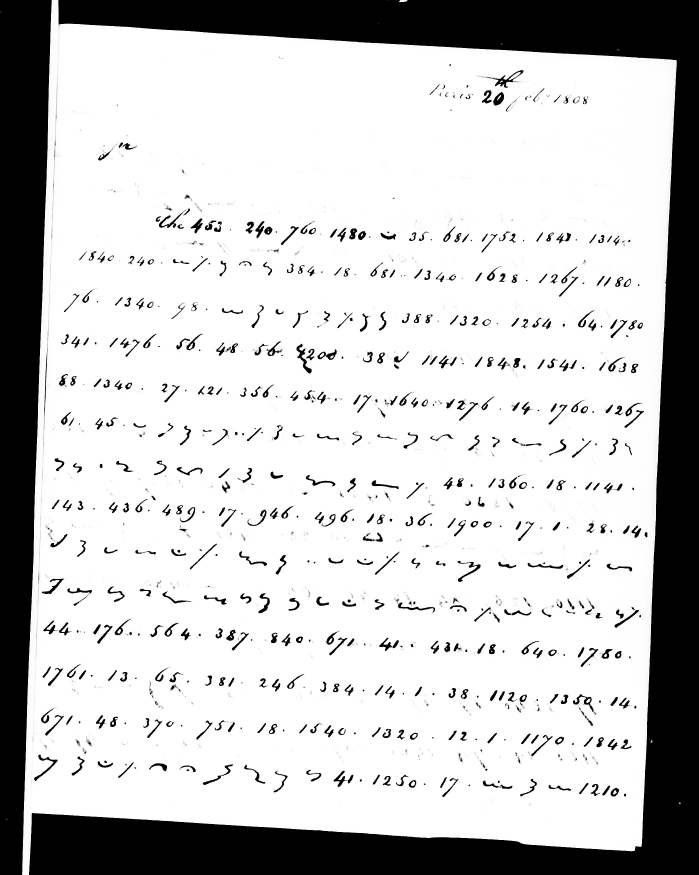
#> input picture ciphers/armstrong-madison-1808/images/M34-014-0030.jpg, 2096 x 2624 px (shown at 1/3 size); its folder holds 4 pictures in this run
$ python regen_derived_crops.py
#> lines starting #> are read from the running program, lines starting #| are printed output that depends on the picture; pictures that were not available may be replaced by others from this repository, and a replacement may not be noted
#!/usr/bin/env python3
"""Rebuild the derived crops of campaign steps H5 and H13 (27 Sept 2026) from the frames in images/ -- they are not
committed because images/ sits at its 30 MB line. Run from the target folder: python3 images/regen_derived_crops.py
H5  -> images/crops_0030_wide/f0030_L12w.jpg, L13w, L14w: frame 0030, x 40-2096, y bands (1590,1790) (1705,1920)
       (1835,2060), 2x Lanczos.
H13 -> images/crops_h13/h13_sheet_p1.jpg (frame 0030, x 40-2096, boxes y (1031,1150) (1150,1261) (1515,1632) (2021,2152)
       (2152,2276), each y0-55..y1+15), h13_sheet_p2.jpg (frame 0031, x 40-1990, boxes (656,803) (1221,1363) (1658,1812)
       (1971,2124) (2124,2265)), h13_sheet_p3.jpg (frame 0031, x 1900-3968, boxes (595,745) (875,1008) (1008,1159)),
       h13_sheet_p23b.jpg (frame 0031: x 40-1990 bands (1330,1530) (1790,1990) (2240,2440); x 1900-3968 bands (700,900)
       (1130,1330); each y0-40..y1), h13_zoom.jpg (3x: frame 0030 boxes (850,1000,1400,1150) (950,1120,1650,1270);
       frames 0031/0032 box (40,1930,700,2110) / (40,1970,700,2150)). Sheets stack crops with 12 px gaps (zoom: 20 px).
"""
from pathlib import Path
from PIL import Image
D = Path(__file__).resolve().parent
f30, f31, f32 = (Image.open(D/f'M34-014-00{n}.jpg') for n in (30, 31, 32))
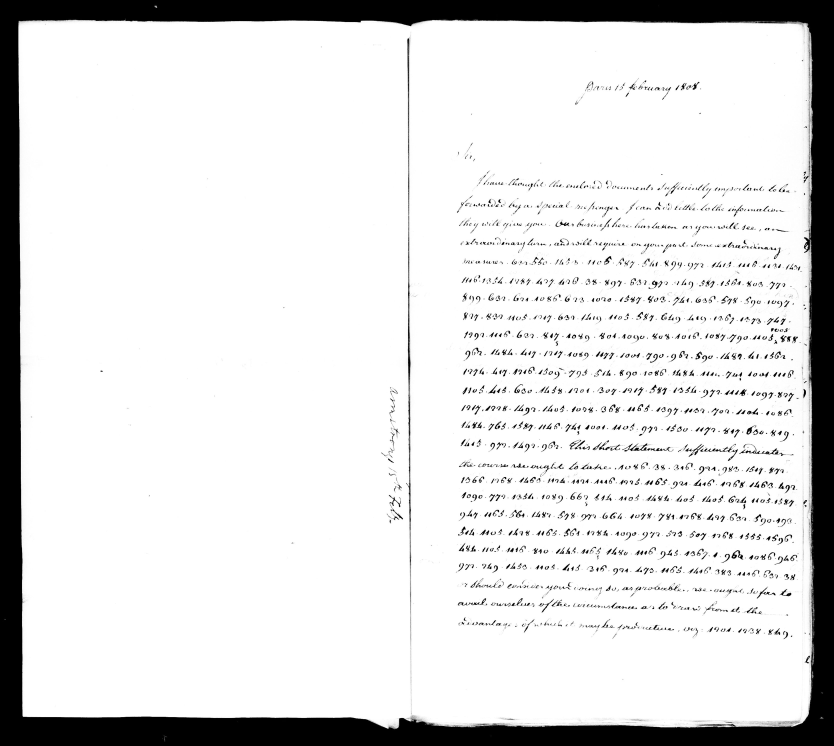
#> input picture ciphers/armstrong-madison-1808/images/M34-014-0024.jpg, 3333 x 2982 px, given in place of M34-014-0031.jpg, which was not available (shown at 1/4 size)
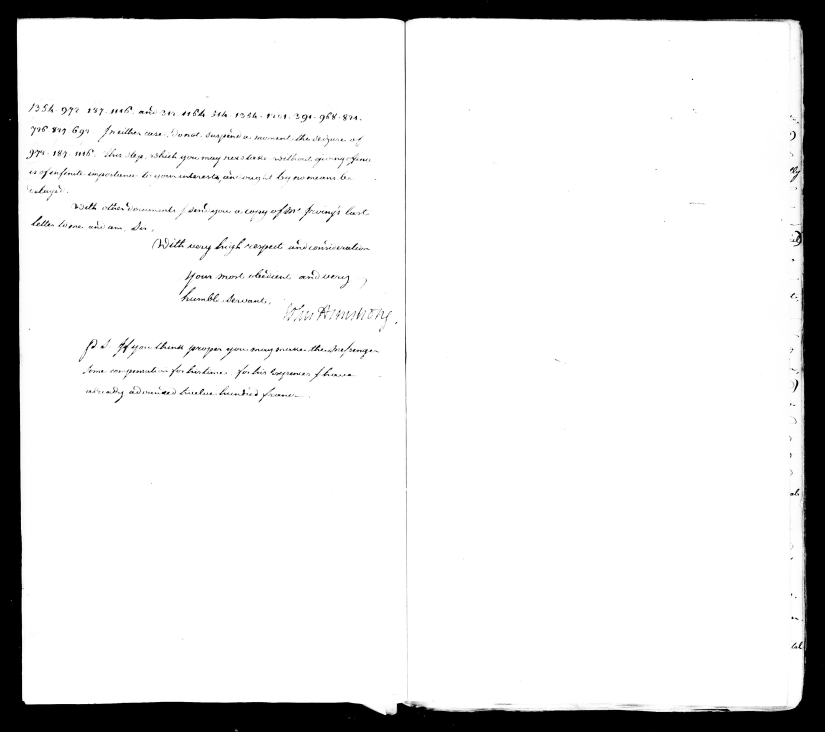
#> input picture ciphers/armstrong-madison-1808/images/M34-014-0025.jpg, 3300 x 2927 px, given in place of M34-014-0032.jpg, which was not available (shown at 1/4 size)
#> f30 is the input picture: PIL image 2096x2624 L; min 0, max 255, mean 198.4
#> f31 is the input picture: PIL image 3333x2982 L; min 0, max 255, mean 222.3
#> f32 is the input picture: PIL image 3300x2927 L; min 0, max 255, mean 225.7
def stack(crops, gap, out):
    w = max(c.size[0] for c in crops); h = sum(c.size[1]+gap for c in crops)
    sh = Image.new('L', (w, h), 255); y = 0
    for c in crops: sh.paste(c.convert('L'), (0, y)); y += c.size[1]+gap
    out.parent.mkdir(exist_ok=True); sh.save(out, quality=90)
(D/'crops_0030_wide').mkdir(exist_ok=True)
for name, (y0, y1) in {'L12w': (1590, 1790), 'L13w': (1705, 1920), 'L14w': (1835, 2060)}.items():
    c = f30.crop((40, y0, 2096, y1)); c.resize((c.size[0]*2, c.size[1]*2), Image.LANCZOS).save(D/'crops_0030_wide'/f'f0030_{name}.jpg', quality=92)
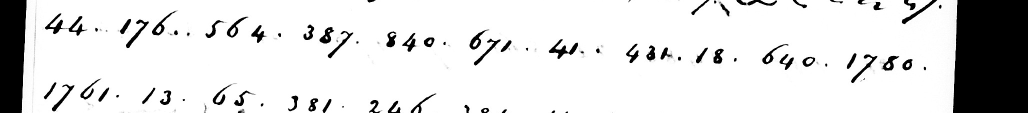
#> c: PIL image 2056x225 L (shown at 1/2 size); min 0, max 255, mean 220.6
def band(fr, x0, x1, boxes, top=55, bot=15): return [fr.crop((x0, y0-top, x1, y1+bot)) for y0, y1 in boxes]
stack(band(f30, 40, 2096, [(1031,1150),(1150,1261),(1515,1632),(2021,2152),(2152,2276)]), 12, D/'crops_h13/h13_sheet_p1.jpg')
#> in stack, `w = max((c.size[0] for c in crops))`: w = 2056
#> in stack, `h = sum((c.size[1] + gap for c in crops))`: h = 1012
#> in stack, `sh = Image.new('L', (w, h), 255)`: sh: PIL image 2056x1012 L; every value is 255
#> the loop in stack, `for c in crops: sh.paste(c.convert('L'), (0, y)); y += c.size[1]+gap` made 5 passes
#> y on passes 1 to 5: 201, 394, 593, 806, 1012
stack(band(f31, 40, 1990, [(656,803),(1221,1363),(1658,1812),(1971,2124),(2124,2265)]), 12, D/'crops_h13/h13_sheet_p2.jpg')
#> in stack (call 2), `sh = Image.new('L', (w, h), 255)`: sh: PIL image 1950x1147 L; every value is 255
#> the loop in stack (call 2), `for c in crops: sh.paste(c.convert('L'), (0, y)); y += c.size[1]+gap` made 5 passes
#> y on passes 1 to 5: 229, 453, 689, 924, 1147
stack(band(f31, 1900, 3968, [(595,745),(875,1008),(1008,1159)]), 12, D/'crops_h13/h13_sheet_p3.jpg')
#> call 3 of stack, with gap = 12
#> in stack (call 3), `w = max((c.size[0] for c in crops))`: w = 2068
#> in stack (call 3), `h = sum((c.size[1] + gap for c in crops))`: h = 680
#> in stack (call 3), `sh = Image.new('L', (w, h), 255)`: sh: PIL image 2068x680 L; every value is 255
#> the loop in stack (call 3), `for c in crops: sh.paste(c.convert('L'), (0, y)); y += c.size[1]+gap` made 3 passes
#> y on passes 1 to 3: 232, 447, 680
#> after the loop in stack (call 3), `for c in crops: sh.paste(c.convert('L'), (0, y)); y += c.size[1]+gap`:
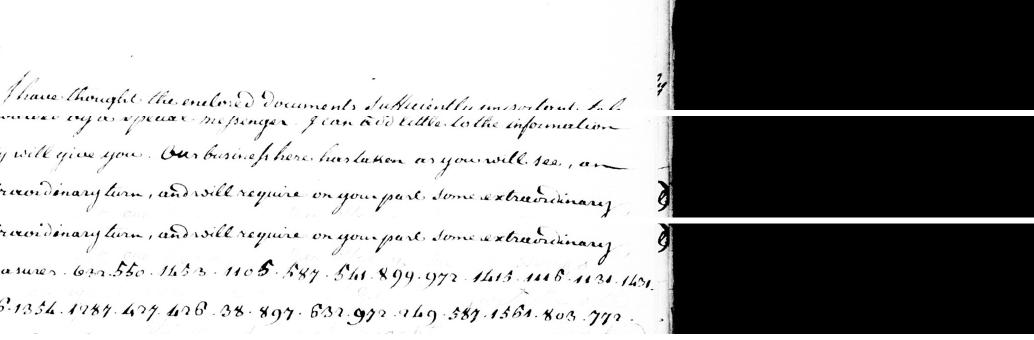
#> sh: PIL image 2068x680 L (shown at 1/2 size); min 0, max 255, mean 163.6
stack(band(f31, 40, 1990, [(1330,1530),(1790,1990),(2240,2440)], 40, 0) + band(f31, 1900, 3968, [(700,900),(1130,1330)], 40, 0), 12, D/'crops_h13/h13_sheet_p23b.jpg')
#> call 4 of stack, with gap = 12
#> in stack (call 4), `h = sum((c.size[1] + gap for c in crops))`: h = 1260
#> in stack (call 4), `sh = Image.new('L', (w, h), 255)`: sh: PIL image 2068x1260 L; every value is 255
#> the loop in stack (call 4), `for c in crops: sh.paste(c.convert('L'), (0, y)); y += c.size[1]+gap` made 5 passes
#> y on passes 1 to 5: 252, 504, 756, 1008, 1260
#> after the loop in stack (call 4), `for c in crops: sh.paste(c.convert('L'), (0, y)); y += c.size[1]+gap`:
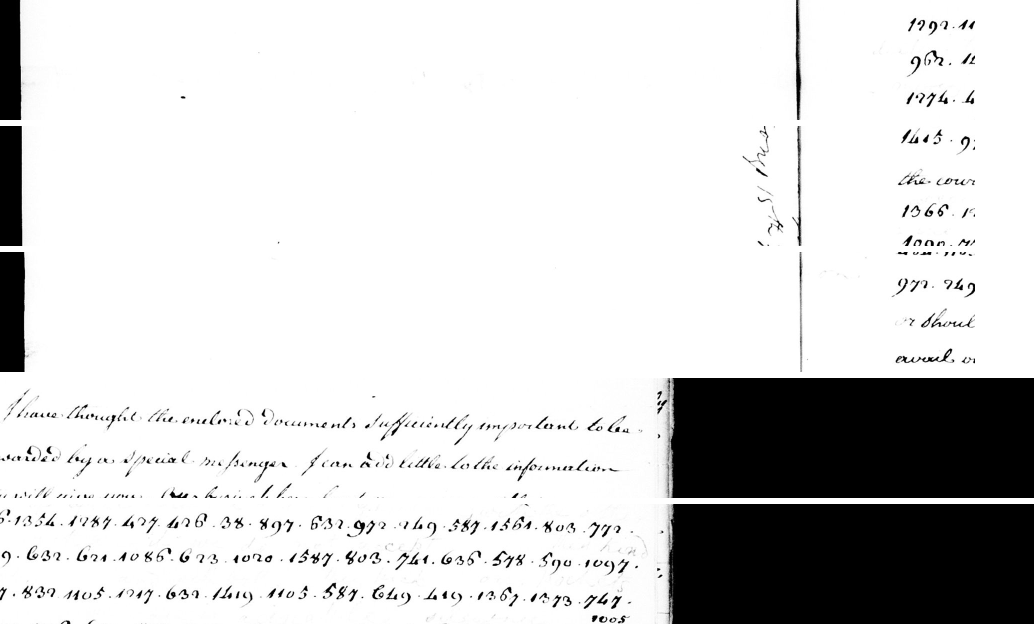
#> sh: PIL image 2068x1260 L (shown at 1/2 size); min 0, max 255, mean 213.5
z = []
for fr, box in [(f30, (850,1000,1400,1150)), (f30, (950,1120,1650,1270)), (f31, (40,1930,700,2110)), (f32, (40,1970,700,2150))]:
    c = fr.crop(box); z.append(c.resize((c.size[0]*3, c.size[1]*3), Image.LANCZOS))
#> this loop made 4 passes
#> box on passes 1 to 4: (850, 1000, 1400, 1150), (950, 1120, 1650, 1270), (40, 1930, 700, 2110), (40, 1970, 700, 2150)
#> pass 1, `c = fr.crop(box)`:
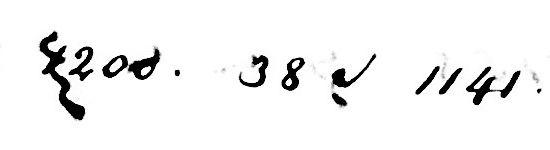
#> c: PIL image 550x150 L; min 0, max 255, mean 241.4
#> after the loop, z = 4 items
stack(z, 20, D/'crops_h13/h13_zoom.jpg'); print('derived crops rebuilt')
#> in stack (call 5), `w = max((c.size[0] for c in crops))`: w = 2100
#> in stack (call 5), `h = sum((c.size[1] + gap for c in crops))`: h = 2060
#> in stack (call 5), `sh = Image.new('L', (w, h), 255)`: sh: PIL image 2100x2060 L; every value is 255
#> the loop in stack (call 5), `for c in crops: sh.paste(c.convert('L'), (0, y)); y += c.size[1]+gap` made 4 passes
#> y on passes 1 to 4: 470, 940, 1500, 2060
#> after the loop in stack (call 5), `for c in crops: sh.paste(c.convert('L'), (0, y)); y += c.size[1]+gap`:
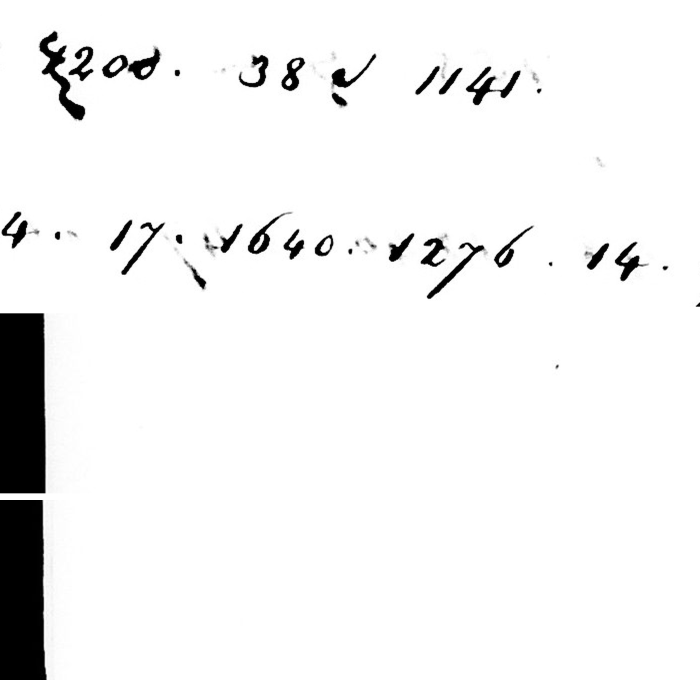
#> sh: PIL image 2100x2060 L (shown at 1/3 size); min 0, max 255, mean 241.8
#| derived crops rebuilt
